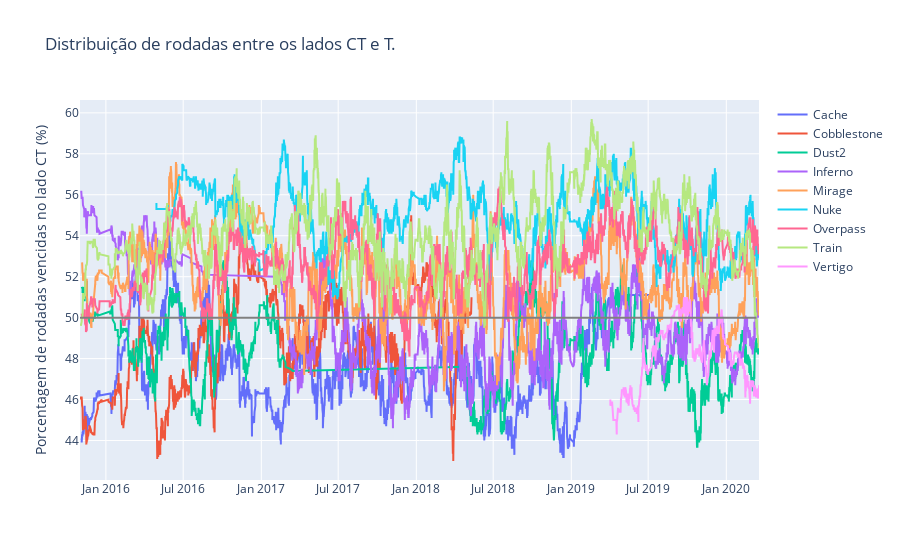

The code cell stored with this chart in its notebook:
### Markdown cell above
<h2>Mapa seja mais favorável para CT</h2>

<p>Para analiar qual dos mapas é mais favoráveis para CT(Counter Terrorist), determinei essa característica calculando as pontuações médias obtidas em cada lado do mapas e, em seguida, comparando ambos os lados.</p>

### Code cell
maps = ['Cache','Cobblestone','Dust2','Inferno','Mirage','Nuke','Overpass','Train','Vertigo']

ct_1 = df_results[['Date_','_map','ct_1']].rename(columns={'ct_1':'ct'})
ct_2 = df_results[['Date_','_map','ct_2']].rename(columns={'ct_2':'ct'})

ct = pd.concat((ct_1, ct_2))

t_1 = df_results[['Date_','_map','t_1']].rename(columns={'t_1':'t'})
t_2 = df_results[['Date_','_map','t_2']].rename(columns={'t_2':'t'})

t = pd.concat((t_1, t_2))

t = t.sort_values('Date_')
ct = ct.sort_values('Date_')

series_t, series_ct, how_ct = {},{},{}

for i, key in enumerate(maps):
    t_map = t[t._map == maps[i]]
    ct_map = ct[ct._map == maps[i]]
    y_t = t_map.t.rolling(min_periods = 20, window= 200, center=True).sum().values
    y_ct = ct_map.ct.rolling(min_periods = 20, window= 200, center=True).sum().values
    
    series_t[key] = pd.Series(data=y_t,index=t_map.Date_)
    series_ct[key] = pd.Series(data=y_ct,index=ct_map.Date_)
    
    how_ct[key] = series_ct[key]/(series_ct[key]+series_t[key])//0.001/10
    
fig = go.Figure()

for _map in maps:
    fig.add_trace(go.Scatter(x=how_ct[_map].index, y=how_ct[_map].values, name=_map))
    
fig.add_trace(go.Scatter(x=['2015-11-01', '2020-03-12'], y=[50,50], mode='lines',line=dict(color='grey'),showlegend=False))
fig.update_layout(title='Distribuição de rodadas entre os lados CT e T.', yaxis_title='Porcentagem de rodadas vencidas no lado CT (%)')
fig.show()

### Figure 1 — Plotly figure (JSON) as saved in the notebook; plotly's stock layout.template omitted (floating-point values rounded to 4 significant figures; data arrays with more than 128 entries replaced by an {"elided": "..."} marker saying what was removed)
{"data": [{"name": "Cache", "type": "scatter", "x": {"elided": "9226 str values"}, "y": {"elided": "9226 float values"}}, {"name": "Cobblestone", "type": "scatter", "x": {"elided": "7026 str values"}, "y": {"elided": "7026 float values"}}, {"name": "Dust2", "type": "scatter", "x": {"elided": "8228 str values"}, "y": {"elided": "8228 float values"}}, {"name": "Inferno", "type": "scatter", "x": {"elided": "14970 str values"}, "y": {"elided": "14970 float values"}}, {"name": "Mirage", "type": "scatter", "x": {"elided": "18042 str values"}, "y": {"elided": "18042 float values"}}, {"name": "Nuke", "type": "scatter", "x": {"elided": "8412 str values"}, "y": {"elided": "8412 float values"}}, {"name": "Overpass", "type": "scatter", "x": {"elided": "11250 str values"}, "y": {"elided": "11250 float values"}}, {"name": "Train", "type": "scatter", "x": {"elided": "13132 str values"}, "y": {"elided": "13132 float values"}}, {"name": "Vertigo", "type": "scatter", "x": {"elided": "1218 str values"}, "y": {"elided": "1218 float values"}}, {"line": {"color": "grey"}, "mode": "lines", "showlegend": false, "type": "scatter", "x": ["2015-11-01", "2020-03-12"], "y": [50, 50]}], "layout": {"title": {"text": "Distribuição de rodadas entre os lados CT e T."}, "yaxis": {"title": {"text": "Porcentagem de rodadas vencidas no lado CT (%)"}}}}
